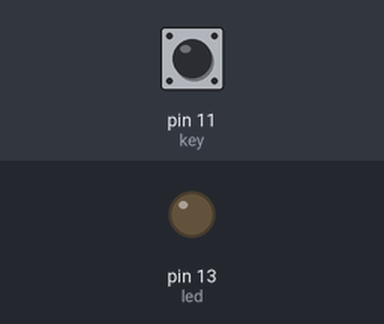
A sketch run on a simulated Arduino Uno, built with avr-gcc and run on an emulated ATmega328P. Parts: output pins drawn as LEDs (lit = HIGH). The inputs (shaded band) are chosen by the test bench; at power-on: pin 11 (key) HIGH.

Above: at 1.2 s.
1.3 s: pin 11 (key) pulled LOW for 0.15 s
At 2.0 s:
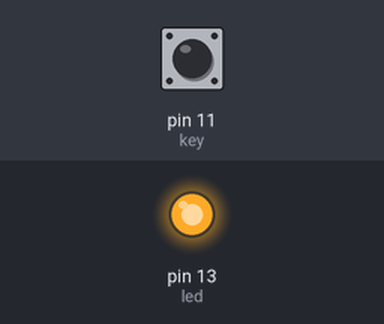
2.9 s: pin 11 (key) pulled LOW for 1 s
At 3.2 s:
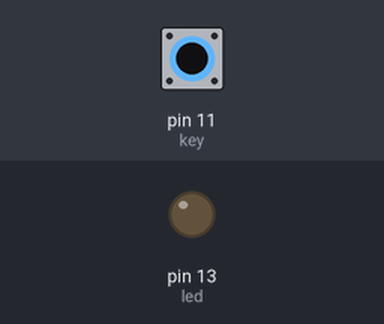
5.4 s: pin 11 (key) pulled LOW for 3.2 s
At 6.3 s:
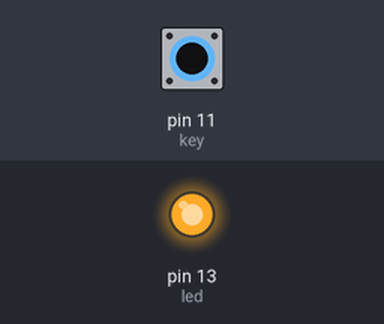
Timing chart, 0 to 8.4 s (numbered marks = the images above; inputs shaded):
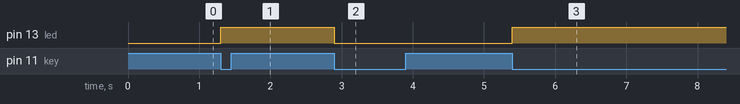

Measured:
- after the input at 1.3 s, pin 13 (led): LOW → HIGH at once
- after the input at 2.9 s, pin 13 (led): HIGH → LOW at once
- after the input at 5.4 s, pin 13 (led): LOW → HIGH at once

The sketch:

3.switch_led.ino
```cpp
//开关控制led亮灭程序

//******************************逻辑******************************//
  /*state与laststate双变量实现短按可控

  /*以第一次按按钮为例
  /*按下前的按钮状态记为：laststate，1.对应高电位
  /*按下后的按钮状态记为：state，0，对应低电位

  /*按下时，符合第一个if语句
  /*state与laststate状态相反作为判断条件，并将state的状态传给laststate
  /*此时接着长按，state=laststate，引脚输出状态不变

  /*松手时，符合第二个if语句
  /*此时将laststate的状态复原，用于下一次按下

  /*ledstate用于简化亮灭程序
  */

//******************************全局变量部分******************************//
int key=11;
int led=13;
int state;
int laststate=1;
int ledstate=0;

//******************************初始化部分******************************//
void setup()
{
  pinMode(key,INPUT_PULLUP);
  pinMode(led,OUTPUT);
}

//******************************主程序******************************//
void loop()
{
  state=digitalRead(key);

  if(state==0 && laststate==1)
  {
    ledstate=!ledstate;
    digitalWrite(led,ledstate);
    laststate=state;
  }

  if(state==1 && laststate==0)
  {
    laststate=1;
  }
}
```
